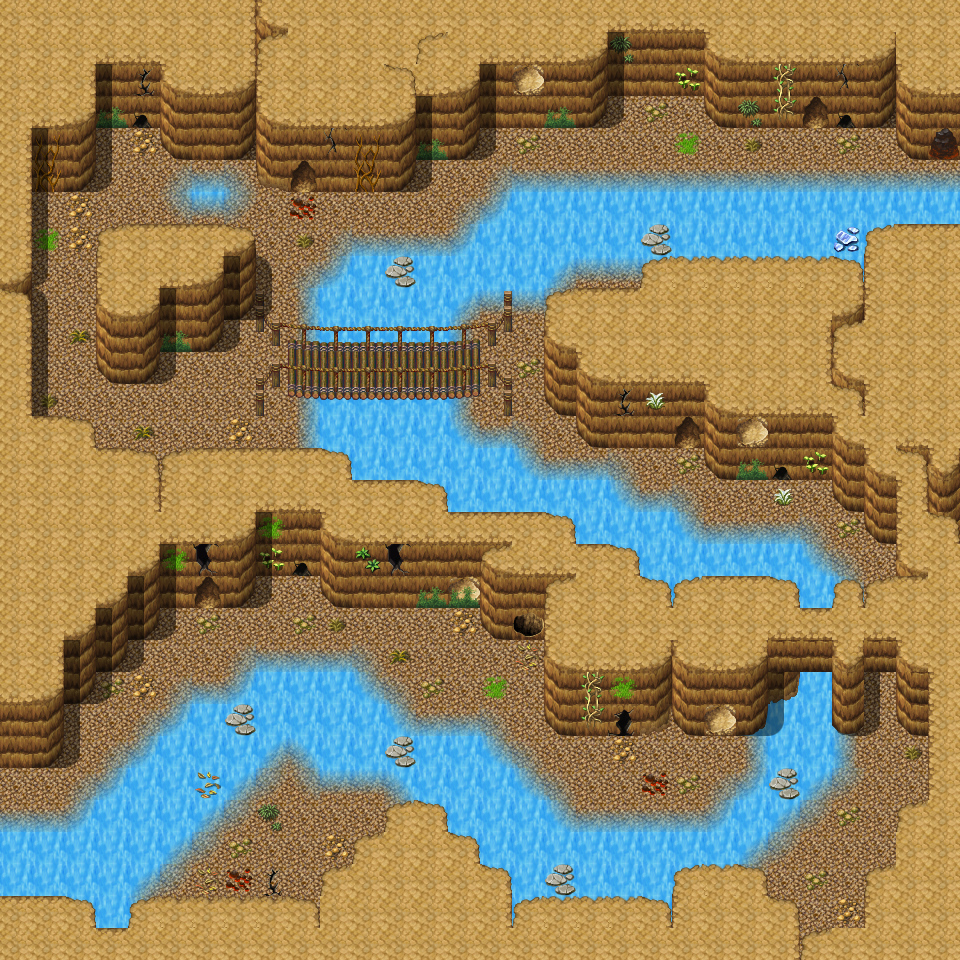

Tiled map render using the project's own tile images. Description and the map definition, with tile-layer contents summarised, below:
An orthogonal 30x30 tile map with 32x32 px tiles, 3 tile layers (Ground, Objects, Above), 1 hidden layer not drawn, 18 tilesets and 12 objects (10x spawn, 2x mapchange).

<map version="1.0" orientation="orthogonal" width="30" height="30" tilewidth="32" tileheight="32">
    <tileset firstgid="1" name="map_25" tilewidth="32" tileheight="32">
        <image source="../drawable/map_25.png" width="256" height="256" />
    </tileset>
    <tileset firstgid="65" name="map_21" tilewidth="32" tileheight="32">
        <image source="../drawable/map_21.png" width="256" height="256" />
    </tileset>
    <tileset firstgid="129" name="map_0" tilewidth="32" tileheight="32">
        <image source="../drawable/map_0.png" width="256" height="256" />
    </tileset>
    <tileset firstgid="193" name="map_9" tilewidth="32" tileheight="32">
        <image source="../drawable/map_9.png" width="256" height="256" />
    </tileset>
    <tileset firstgid="257" name="map_35" tilewidth="32" tileheight="32">
        <image source="../drawable/map_35.png" width="256" height="256" />
    </tileset>
    <tileset firstgid="321" name="map_26" tilewidth="32" tileheight="32">
        <image source="../drawable/map_26.png" width="256" height="256" />
    </tileset>
    <tileset firstgid="385" name="map_1" tilewidth="32" tileheight="32">
        <image source="../drawable/map_1.png" width="256" height="256" />
    </tileset>
    <tileset firstgid="449" name="map_7" tilewidth="32" tileheight="32">
        <image source="../drawable/map_7.png" width="256" height="256" />
    </tileset>
    <tileset firstgid="513" name="map_4" tilewidth="32" tileheight="32">
        <image source="../drawable/map_4.png" width="256" height="256" />
    </tileset>
    <tileset firstgid="577" name="map_3" tilewidth="32" tileheight="32">
        <image source="../drawable/map_3.png" width="256" height="256" />
    </tileset>
    <tileset firstgid="641" name="map_5" tilewidth="32" tileheight="32">
        <image source="../drawable/map_5.png" width="256" height="256" />
    </tileset>
    <tileset firstgid="705" name="map_2" tilewidth="32" tileheight="32">
        <image source="../drawable/map_2.png" width="256" height="256" />
    </tileset>
    <tileset firstgid="769" name="map_37" tilewidth="32" tileheight="32">
        <image source="../drawable/map_37.png" width="256" height="256" />
    </tileset>
    <tileset firstgid="833" name="map_17" tilewidth="32" tileheight="32">
        <image source="../drawable/map_17.png" width="256" height="256" />
    </tileset>
    <tileset firstgid="897" name="map_10" tilewidth="32" tileheight="32">
        <image source="../drawable/map_10.png" width="256" height="256" />
    </tileset>
    <tileset firstgid="961" name="map_6" tilewidth="32" tileheight="32">
        <image source="../drawable/map_6.png" width="256" height="256" />
    </tileset>
    <tileset firstgid="1025" name="map_18" tilewidth="32" tileheight="32">
        <image source="../drawable/map_18.png" width="256" height="256" />
    </tileset>
    <tileset firstgid="1089" name="map_16" tilewidth="32" tileheight="32">
        <image source="../drawable/map_16.png" width="256" height="256" />
    </tileset>
    <layer name="Ground" width="30" height="30">
        <data>[900 cells, 899 non-empty, 19 distinct tile ids]</data>
    </layer>
    <layer name="Objects" width="30" height="30">
        <data>[900 cells, 322 non-empty, 61 distinct tile ids]</data>
    </layer>
    <layer name="Above" width="30" height="30">
        <data>[900 cells, 93 non-empty, 28 distinct tile ids]</data>
    </layer>
    <layer name="Walkable" width="30" height="30" visible="0">
        <data>[900 cells, 635 non-empty, 1 distinct tile ids]</data>
    </layer>
    <objectgroup name="Mapevents" visible="0">
        <object name="east" type="mapchange" x="928" y="160" width="32" height="32">
            <properties>
                <property name="map" value="waytobrimhavencave3" />
                <property name="place" value="west" />
            </properties>
        </object>
        <object name="west" type="mapchange" x="0" y="768" width="32" height="64">
            <properties>
                <property name="map" value="waytobrimhavencave1" />
                <property name="place" value="east" />
            </properties>
        </object>
    </objectgroup>
    <objectgroup name="Spawn">
        <object name="allaceph_2" type="spawn" x="352" y="352" width="32" height="32">
            <properties>
                <property name="spawngroup" value="allaceph_2" />
            </properties>
        </object>
        <object name="allaceph_2_1" type="spawn" x="32" y="256" width="64" height="32">
            <properties>
                <property name="quantity" value="2" />
                <property name="spawngroup" value="allaceph_2" />
            </properties>
        </object>
        <object name="skeleton3" type="spawn" x="96" y="64" width="800" height="224">
            <properties>
                <property name="quantity" value="5" />
                <property name="spawngroup" value="skeleton3" />
            </properties>
        </object>
        <object name="undeadrat1" type="spawn" x="128" y="64" width="608" height="256">
            <properties>
                <property name="quantity" value="2" />
                <property name="spawngroup" value="undeadrat1" />
            </properties>
        </object>
        <object name="undeadrat1_1" type="spawn" x="96" y="352" width="160" height="96">
            <properties>
                <property name="quantity" value="2" />
                <property name="spawngroup" value="undeadrat1" />
            </properties>
        </object>
        <object name="allaceph_1" type="spawn" x="576" y="448" width="32" height="32">
            <properties>
                <property name="spawngroup" value="allaceph_1" />
            </properties>
        </object>
        <object name="allaceph_1_1" type="spawn" x="864" y="672" width="32" height="32">
            <properties>
                <property name="spawngroup" value="allaceph_1" />
            </properties>
        </object>
        <object name="allaceph_1_2" type="spawn" x="544" y="736" width="192" height="96">
            <properties>
                <property name="spawngroup" value="allaceph_1" />
            </properties>
        </object>
        <object name="allaceph_1_3" type="spawn" x="64" y="576" width="480" height="320">
            <properties>
                <property name="quantity" value="3" />
                <property name="spawngroup" value="allaceph_1" />
            </properties>
        </object>
        <object name="skeleton2" type="spawn" x="768" y="736" width="160" height="192">
            <properties>
                <property name="quantity" value="2" />
                <property name="spawngroup" value="skeleton2" />
            </properties>
        </object>
    </objectgroup>
    <objectgroup name="Keys" />
</map>
